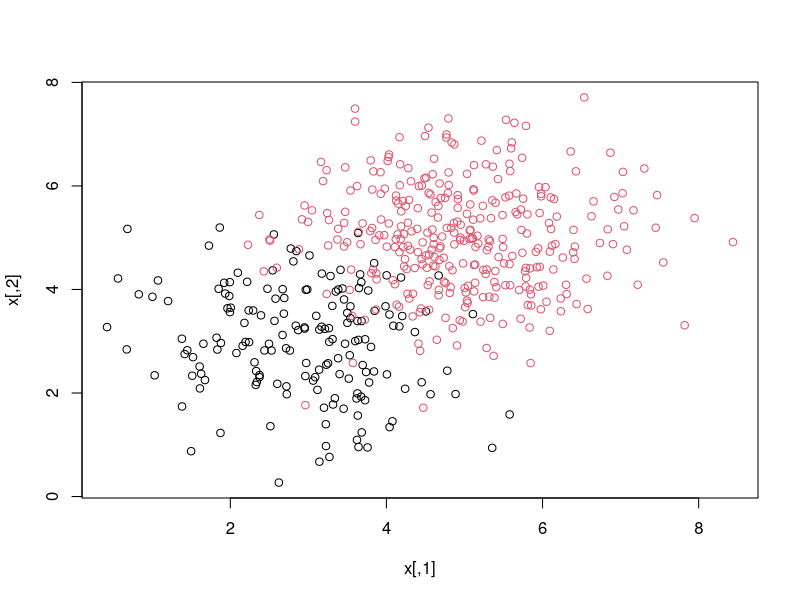

This chart was generated by the following R code: (Note: this script raises an error after producing the figure.)
fpr=c()
fnr=c()
error=c()

fpr_svm=c()
fnr_svm=c()
error_svm=c()
for(k in 1:10){
  n = 500 # number of sample
  p = 2 # number of variables
  sample_sigma = 1 # sd 
  meanpos = 3 # mean of positive label
  meanneg = 5 # mean of negative label
  npos = round(n/3) # number of positive
  nneg = n-npos # number of negative
  #set.seed(1234)
  xpos = matrix(rnorm(npos*p,mean=meanpos,sd=sample_sigma),npos,p)
  xneg = matrix(rnorm(nneg*p,mean=meanneg,sd=sample_sigma),nneg,p)

  x = rbind(xpos,xneg)
  y = matrix(c(rep(1,npos),rep(-1,nneg)))#label
  mode(y)
  data = cbind(x,y)
  data
  plot(x,col=ifelse(y>0,1,2))
  x = as.matrix(x)

  colnames(x)= letters[1:dim(x)[2]]
  ## normalization
  p = dim(x)[2]
  for (i in 1:p){
    xi0 = min(x[, i])
    xi1 = max(x[, i])
    si = sd(x[, i])
    x[ , i] = (x[,i]-xi0)/(xi1-xi0)
  }
  
  ## create training and test sets
  pind = which(y==1)
  nind = which(y==-1)
  np = length(pind)
  nn = length(nind)
  
  
  train_np = npos/3
  train_nn = nneg/3
  train_ps = sample(np, train_np)
  train_ns = sample(nn, train_nn)
  xxp = x[pind[train_ps], ]
  xxn = x[nind[train_ns], ]
  yyp = rep(1, train_np)
  yyn = rep(-1, train_nn)
  xx = rbind(xxp, xxn)
  yy = c(yyp, yyn)
  xx=as.matrix(xx)
  
  test_pind = setdiff(pind, pind[train_ps])
  test_nind = setdiff(nind, nind[train_ns])
  testx = x[c(test_pind, test_nind), ]
  test_np = length(test_pind)
  test_nn = length(test_nind)
  testy = c(rep(1, test_np), rep(-1, test_nn))
  
  prsvm = function(x,y,sigma){
    w = prsvmw(x,y,sigma)
    b = prsvmb(x,y,w)
    return(list(w,b))
  }
  
  prsvmloss = function(w, x, posind, negind, sigma){
    npos = length(posind)
    nneg = length(negind)
    loss = 0
    wx = x %*% w
    for (i in posind) {
      for (j in negind) {
        tmp = max(0, 1-(wx[i]-wx[j]))
        if (tmp!=0){
          loss = loss + sigma^2*(1-exp(-tmp^2/sigma^2))
        }
      } # end j
    } # end i
    loss = loss/(npos*nneg)  
    return(loss)
  }
  
  prsvmlosspd = function(w, x, posind, negind, sigma){
    p = length(w)
    npos = length(posind)
    nneg = length(negind)
    pd = rep(0, p)
    wx = x %*% w
    for (i in posind) {
      for (j in negind) {
        tmp = max(0, 1-(wx[i]-wx[j]))
        if (tmp!=0){
          pd = pd - 2*exp(-tmp^2/sigma^2)*tmp*(x[i,]-x[j,])
        }
      } # end j
    } # end i
    pd = pd/(npos*nneg)
    return(pd)
  }
  
  
  prsvmw = function(x, y, sigma) {
    d = dim(x)
    p = d[2]
    n = d[1]
    posind = which(y==1)
    npos = length(posind)
    negind = which(y==-1)
    nneg = length(negind)
    iter = 0
    maxiter = 1000
    w = solve(cov(x), cov(x, y))
    loss = prsvmloss(w, x, posind, negind, sigma)
    stop = FALSE
    while (!stop) {
      pd = prsvmlosspd(w, x, posind, negind, sigma)
      lossold = loss
      wold = w
      wnew = w - pd
      lossnew = prsvmloss(wnew, x, posind, negind, sigma)
      s = 1
      fs = FALSE
      if (lossnew < lossold){
        while (!fs){
          s = 2*s
          lossold = lossnew
          wold = wnew
          wnew = w - s*pd
          lossnew = prsvmloss(wnew, x, posind, negind, sigma)
          if (lossnew >= lossold){
            fs = TRUE
            w = wold
            dloss = (loss - lossold)/loss
            loss = lossold
          } 
        } # end while
      } else {
        while (!fs){
          print(s)
          wnew = w - s*pd
          wxnew = x %*% wnew
          lossnew = prsvmloss(wnew, x, posind, negind, sigma)
          if (lossnew <= loss){
            fs = TRUE
            w = wnew
            dloss = (loss - lossnew)/loss
            loss = lossnew
          } # end if
        } # end while
      } # end else
      
      iter = iter+1
      if (norm(as.matrix(pd))<0.00001||dloss<0.01||iter>maxiter||loss==0) {
        stop = TRUE
      }
      print(iter)
      print(loss)
    } #stop
    
    return(w)
  }
  
  prsvmb = function(x,y,w){
    posind = which(y==1)
    np = length(posind)
    negind = which(y==-1)
    nn = length(negind)
    pred = x%*%w
    p = sort(pred)
    n = length(p)
    bc = (p[1:(n-1)]+p[2:n])/2
    error = rep(0, n-1)
    for (i in 1:(n-1)){
      fpr = length(which(pred[posind]<bc[i]))/np
      fnr = length(which(pred[negind]>bc[i]))/nn
      error[i] = fpr+fnr
    }
    besti = which.min(error)
    b = bc[besti]
    return(b)
  }
  
  #source("prsvm.R")
  w = prsvmw(xx, yy, 1)
  b = prsvmb(xx, yy, w)
  
  predontest = testx %*% w - b
  fpr[k] = length(which(predontest[1:test_np] < 0))/test_np
  fnr[k] = length(which(predontest[test_np + 1:test_nn] >0 ))/test_nn
  error[k] = (fpr[k] + fnr[k])/2
  
  
  
  library(caret)
  svm = train(xx, as.factor(yy), method="svmLinear")
  predicted = predict(svm, testx)
  
  fpr_svm[k] = length(which(predicted[1:test_np] != testy[1:test_np]))/test_np
  fnr_svm[k] = length(which(predicted[test_np + 1:test_nn] != testy[test_np + 1:test_nn]))/test_nn
  error_svm[k] = (fpr_svm[k] + fnr_svm[k])/2
  
}

fpr=sum(fpr)/10
fnr=sum(fnr)/10
error=sum(error)/10

fpr_svm=sum(fpr_svm)/10
fnr_svm=sum(fnr_svm)/10
error_svm=sum(error_svm)/10


fpr
fnr
error

fpr_svm
fnr_svm
error_svm
